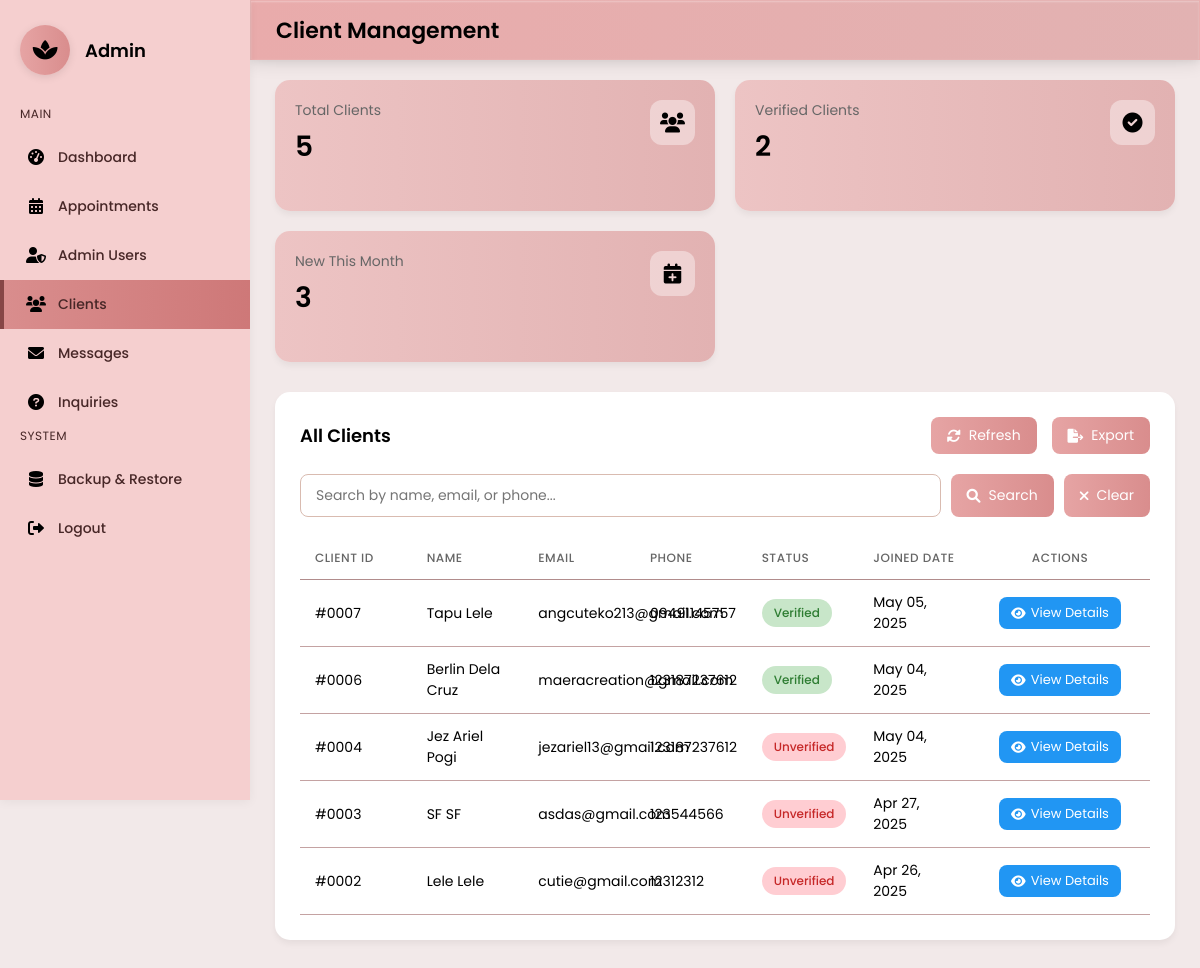
/clients.php, run on the app's committed database.
### tables this page shows
CREATE TABLE `users` (
  `id` int(11) NOT NULL AUTO_INCREMENT,
  `first_name` varchar(50) NOT NULL,
  `last_name` varchar(50) NOT NULL,
  `email` varchar(100) NOT NULL,
  `phone` varchar(20) NOT NULL,
  `password` varchar(255) NOT NULL,
  `created_at` timestamp NOT NULL DEFAULT current_timestamp(),
  `verification_token` varchar(64) DEFAULT NULL,
  `token_expiry` datetime DEFAULT NULL,
  `is_verified` tinyint(1) NOT NULL DEFAULT 0,
  PRIMARY KEY (`id`),
  UNIQUE KEY `email` (`email`),
  KEY `idx_email_token` (`email`,`verification_token`),
  KEY `idx_is_verified` (`is_verified`),
  KEY `idx_created_at` (`created_at`),
  KEY `idx_full_name` (`first_name`,`last_name`)
);

### clients.php (the view, shortened to what this page needs)
<?php
$conn = mysqli_connect("localhost", "root", "", "nail_architect_db");
$query = "SELECT id, first_name, last_name, email, phone, is_verified, created_at
          FROM users
          ORDER BY created_at DESC";
$result = mysqli_query($conn, $query);
$totalClients = mysqli_num_rows($result);
$verifiedQuery = "SELECT COUNT(*) as count FROM users WHERE is_verified = 1";
$verifiedResult = mysqli_query($conn, $verifiedQuery);
$verifiedClients = mysqli_fetch_assoc($verifiedResult)['count'];
$firstDayOfMonth = date('Y-m-01');
$newClientsQuery = "SELECT COUNT(*) as count FROM users WHERE created_at >= '$firstDayOfMonth'";
$newClientsResult = mysqli_query($conn, $newClientsQuery);
$newClients = mysqli_fetch_assoc($newClientsResult)['count'];
?>
<!DOCTYPE html>
<html lang="en">
<head>
    <link rel="stylesheet" href="sidebar-admin.css">
    <link rel="stylesheet" href="https://cdnjs.cloudflare.com/ajax/libs/font-awesome/6.0.0-beta3/css/all.min.css">
</head>
<body>
    <div class="sidebar">
        <div class="logo-container">
            <div class="logo">
                <i class="fas fa-spa" style="font-size: 22px; z-index: 1;"></i>
            </div>
            <div class="admin-title">Admin</div>
        </div>
        <div class="nav-menu">
            <div class="menu-section">MAIN</div>
            <div class="menu-item" onclick="window.location.href='admin-dashboard.php'">
                <div class="menu-icon"><i class="fas fa-tachometer-alt"></i></div>
                <div class="menu-text">Dashboard</div>
            </div>
            <div class="menu-item" onclick="window.location.href='admin-appointments.php'">
                <div class="menu-icon"><i class="fas fa-calendar-alt"></i></div>
                <div class="menu-text">Appointments</div>
            </div>
            <div class="menu-item" onclick="window.location.href='admin-management.php'">
                <div class="menu-icon"><i class="fas fa-user-shield"></i></div>
                <div class="menu-text">Admin Users</div>
            </div>
            <div class="menu-item active" onclick="window.location.href='clients.php'">
                <div class="menu-icon"><i class="fas fa-users"></i></div>
                <div class="menu-text">Clients</div>
            </div>
            <div class="menu-item" onclick="window.location.href='admin-messages.php'">
                <div class="menu-icon"><i class="fas fa-envelope"></i></div>
                <div class="menu-text">Messages</div>
            </div>
            <div class="menu-item" onclick="window.location.href='admin-inquiries.php'">
                <div class="menu-icon"><i class="fas fa-question-circle"></i></div>
                <div class="menu-text">Inquiries</div>
            </div>
            <div class="menu-section">SYSTEM</div>
            <div class="menu-item" onclick="window.location.href='admin-backup.php'">
                <div class="menu-icon"><i class="fas fa-database"></i></div>
                <div class="menu-text">Backup & Restore</div>
            </div>
            <div class="menu-item" onclick="window.location.href='logout.php'">
                <div class="menu-icon"><i class="fas fa-sign-out-alt"></i></div>
                <div class="menu-text">Logout</div>
            </div>
        </div>
    </div>
    <div class="top-bar">
        <div class="page-title">Client Management</div>
    </div>
    <div class="content-wrapper">
        <div class="dashboard-grid">
            <div class="stat-card">
                <div class="stat-header">
                    <div>
                        <div class="stat-title">Total Clients</div>
                        <div class="stat-value"><?php echo $totalClients; ?></div>
                    </div>
                    <div class="stat-icon">
                        <i class="fas fa-users"></i>
                    </div>
                </div>
            </div>
            <div class="stat-card">
                <div class="stat-header">
                    <div>
                        <div class="stat-title">Verified Clients</div>
                        <div class="stat-value"><?php echo $verifiedClients; ?></div>
                    </div>
                    <div class="stat-icon">
                        <i class="fas fa-check-circle"></i>
                    </div>
                </div>
            </div>
            <div class="stat-card">
                <div class="stat-header">
                    <div>
                        <div class="stat-title">New This Month</div>
                        <div class="stat-value"><?php echo $newClients; ?></div>
                    </div>
                    <div class="stat-icon">
                        <i class="fas fa-calendar-plus"></i>
                    </div>
                </div>
            </div>
        </div>
        <div class="content-section">
            <div class="section-header">
                <div class="section-title">All Clients</div>
                <div class="section-controls">
                    <button class="control-button" id="refresh-btn">
                        <i class="fas fa-sync-alt"></i> Refresh
                    </button>
                    <button class="control-button export-btn">
                        <i class="fas fa-file-export"></i> Export
                    </button>
                </div>
            </div>
            <div class="search-section">
                <input type="text" id="searchInput" class="search-input"
                       placeholder="Search by name, email, or phone...">
                <button class="control-button" onclick="searchClients()">
                    <i class="fas fa-search"></i> Search
                </button>
                <button class="control-button" onclick="clearSearch()">
                    <i class="fas fa-times"></i> Clear
                </button>
            </div>
            <table class="clients-table">
                <thead>
                    <tr>
                        <th>CLIENT ID</th>
                        <th>NAME</th>
                        <th>EMAIL</th>
                        <th>PHONE</th>
                        <th>STATUS</th>
                        <th>JOINED DATE</th>
                        <th>ACTIONS</th>
                    </tr>
                </thead>
                <tbody id="clientsTableBody">
                    <?php
                    if (mysqli_num_rows($result) > 0) {
                        while ($row = mysqli_fetch_assoc($result)) {
                            $fullName = $row['first_name'] . ' ' . $row['last_name'];
                            $joinedDate = date('M d, Y', strtotime($row['created_at']));
                            $statusBadge = $row['is_verified'] ?
                                '<span class="status-badge status-verified">Verified</span>' :
                                '<span class="status-badge status-unverified">Unverified</span>';
                            echo "<tr>
                                    <td>#" . str_pad($row['id'], 4, '0', STR_PAD_LEFT) . "</td>
                                    <td>{$fullName}</td>
                                    <td>{$row['email']}</td>
                                    <td>{$row['phone']}</td>
                                    <td>{$statusBadge}</td>
                                    <td>{$joinedDate}</td>
                                    <td>
                                        <div class='action-cell'>
                                            <button class='action-button'
                                                    onclick='viewClient({$row['id']})'>
                                                <i class='fas fa-eye'></i> View Details
                                            </button>
                                        </div>
                                    </td>
                                </tr>";
                        }
                    } else {
                        echo "<tr><td colspan='7' class='no-data'>No clients found</td></tr>";
                    }
                    ?>
                </tbody>
            </table>
        </div>
    </div>
</body>
</html>

### sidebar-admin.css (style rules this page uses)
.sidebar { width: 250px; background-color: rgb(245, 207, 207); height: 100vh; padding: 25px 0; position: fixed; overflow-y: auto; left: 0; top: 0; box-shadow: 0 2px 10px rgba(0, 0, 0, 0.05); z-index: 100; }
.logo-container { padding: 0 20px; margin-bottom: 30px; display: flex; align-items: center; }
.logo { width: 50px; height: 50px; border-radius: 50%; background: linear-gradient(to right, #e6a4a4, #d98d8d); position: relative; overflow: hidden; display: flex; align-items: center; justify-content: center; box-shadow: 0 2px 8px rgba(0, 0, 0, 0.1); }
.admin-title { margin-left: 15px; font-weight: 600; font-size: 18px; }
.nav-menu { margin-top: 20px; }
.menu-section { margin-bottom: 10px; padding: 0 20px; font-size: 12px; color: #472727; ; text-transform: uppercase; letter-spacing: 0.5px; }
.menu-item { padding: 12px 20px; display: flex; align-items: center; cursor: pointer; transition: all 0.3s ease; position: relative; border-left: 4px solid transparent; }
.menu-item.active { background: linear-gradient(to right, #d98d8d, #ce7878); border-left-color: #874646; }
.menu-icon { width: 24px; margin-right: 10px; text-align: center; font-size: 16px; }
.menu-text { font-size: 14px; font-weight: 500; color: #472727; }
.content-wrapper { margin-left: 250px; padding: 25px; padding-top: 80px; }
.top-bar { position: fixed; top: 0; left: 250px; right: 0; height: 60px; background: linear-gradient(to right, rgb(233, 171, 171), rgb(226, 178, 178)); display: flex; align-items: center; justify-content: space-between; padding: 0 25px; border: 1px solid rgba(235, 184, 184, 0.3); box-shadow: 0 4px 16px rgba(0, 0, 0, 0.1), 0 2px 8px rgba(0, 0, 0, 0.05), inset 0 1px 2px rgba(255, 255, 255, 0.3); z-index: 99; }
.page-title { font-size: 22px; font-weight: 600; }

### data on the page
users: id "0007", fullName "Tapu Lele", email "angcuteko213@gmail.com", phone "09491145757", is_verified "Verified", created_at "May 05, 2025"
users: id "0006", fullName "Berlin Dela Cruz", email "maeracreation@gmail.com", phone "123187237612", is_verified "Verified", created_at "May 04, 2025"
users: id "0004", fullName "Jez Ariel Pogi", email "jezariel13@gmail.com", phone "123187237612", is_verified "Unverified", created_at "May 04, 2025"
users: id "0003", fullName "SF SF", email "asdas@gmail.com", phone "123544566", is_verified "Unverified", created_at "Apr 27, 2025"
users: id "0002", fullName "Lele Lele", email "cutie@gmail.com", phone "12312312", is_verified "Unverified", created_at "Apr 26, 2025"

### other printed values
$totalClients "5"
$verifiedClients "2"
$newClients "3"
